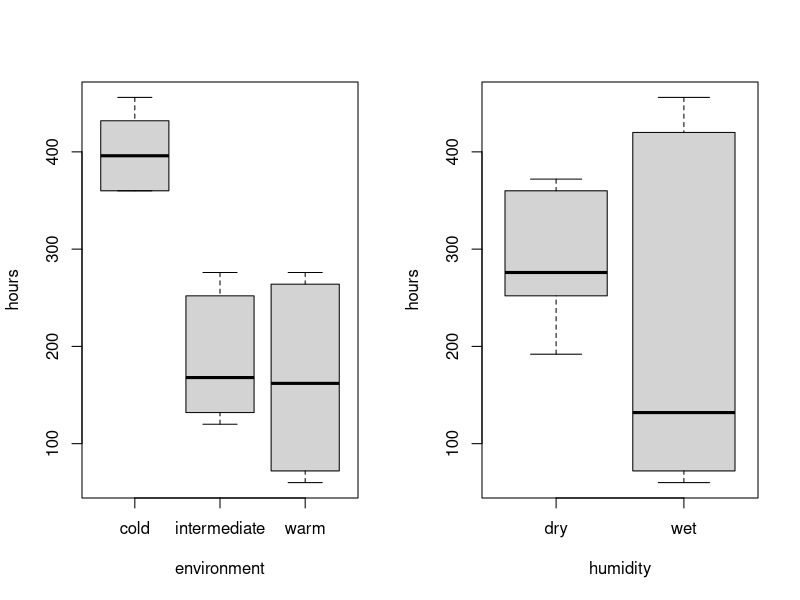
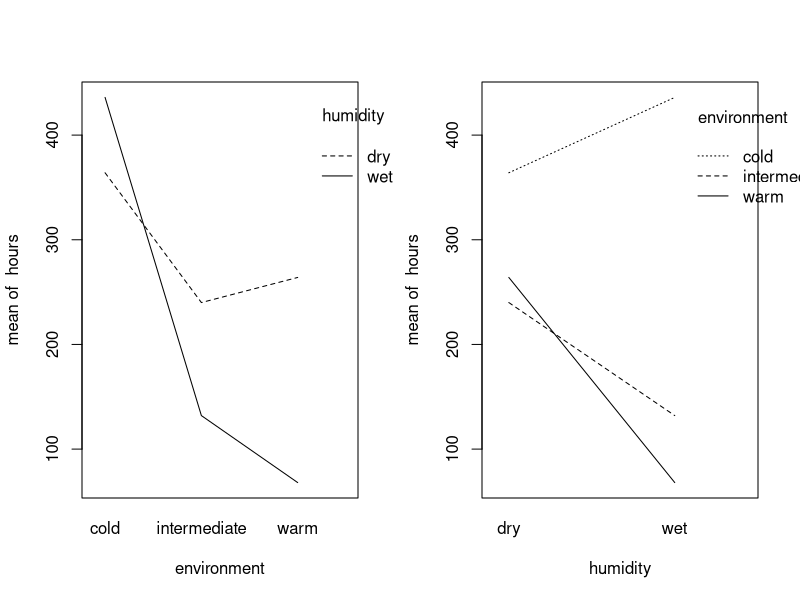
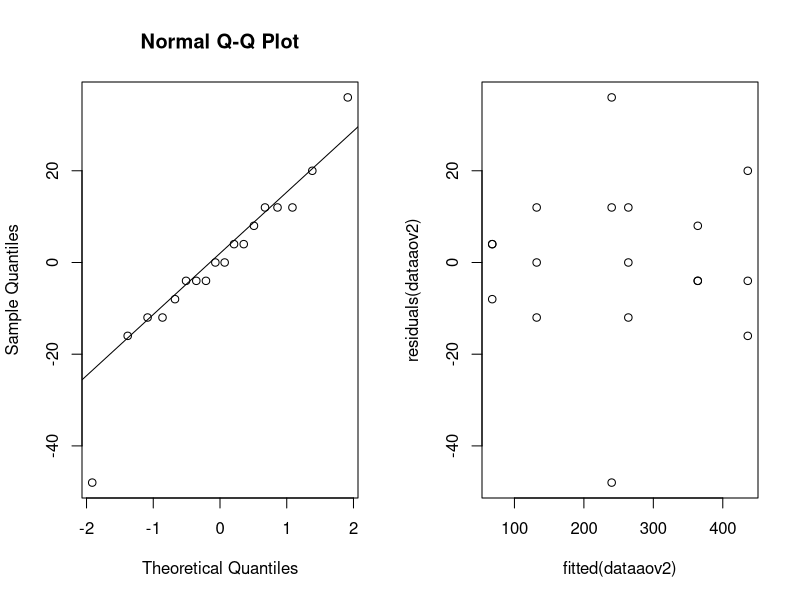
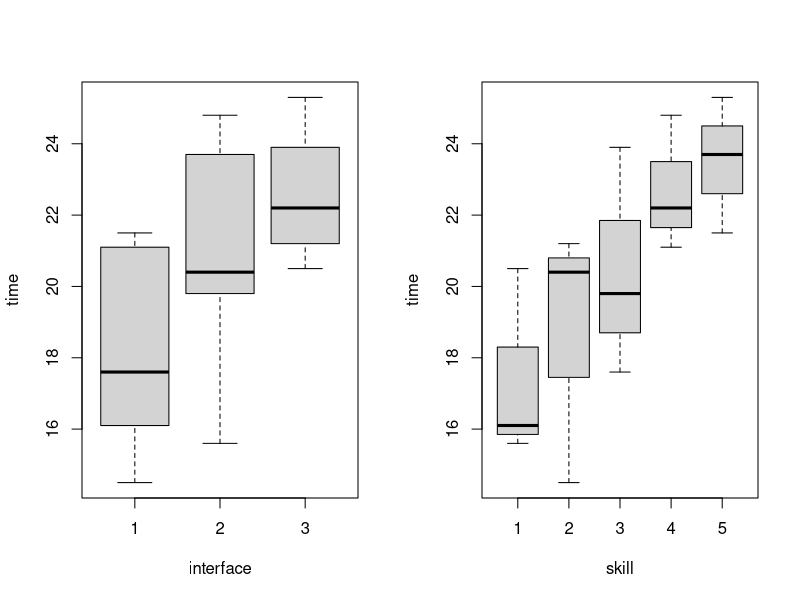
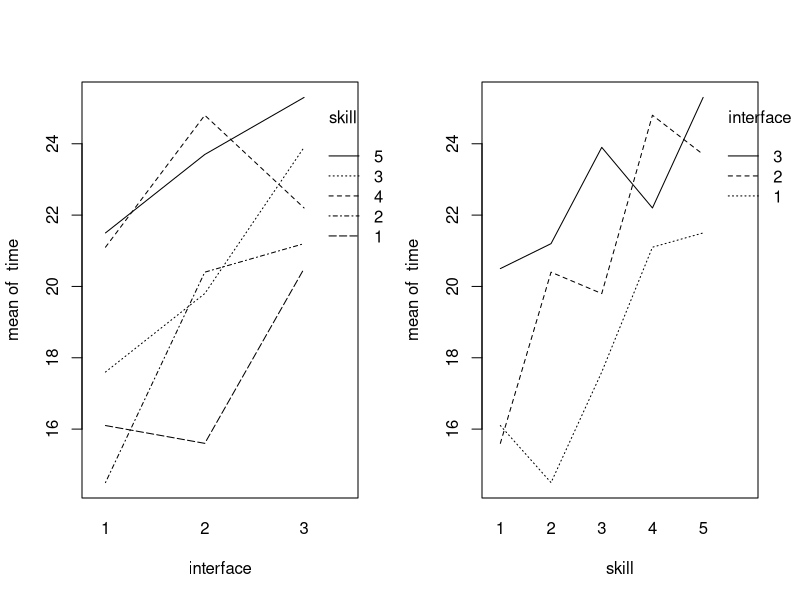
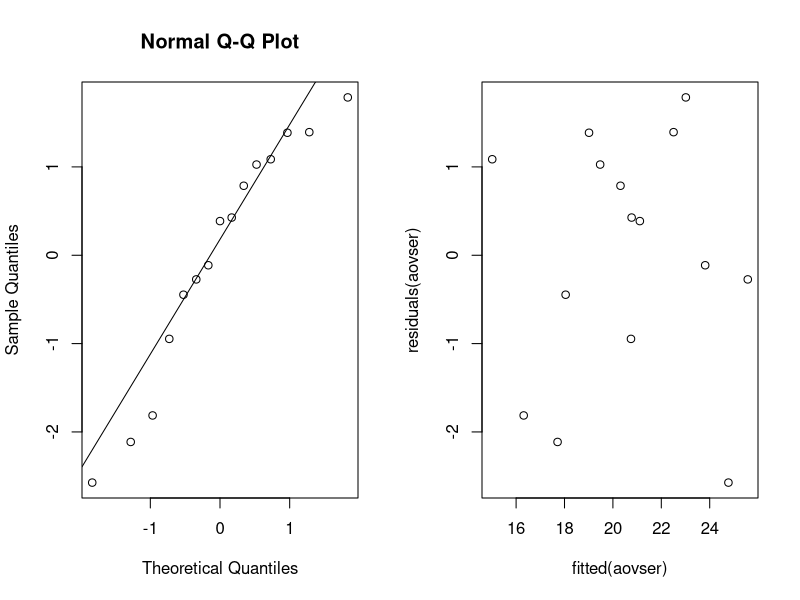
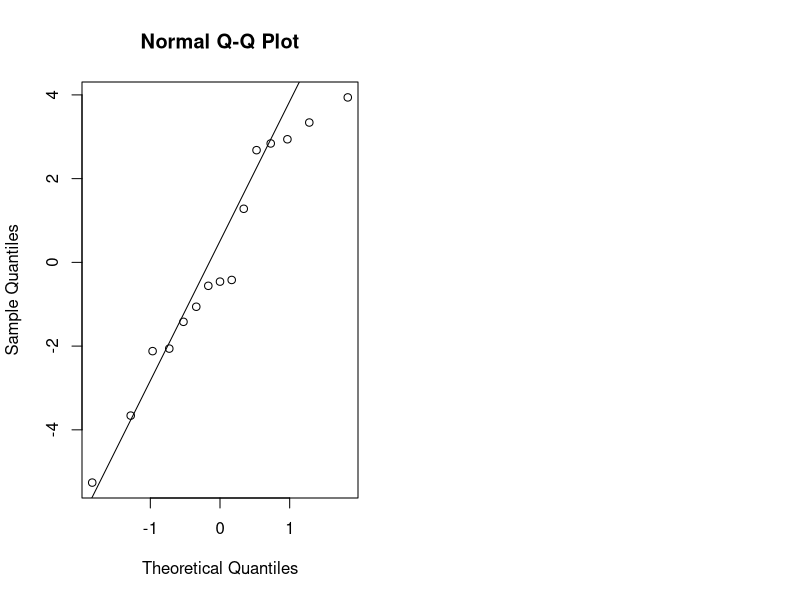
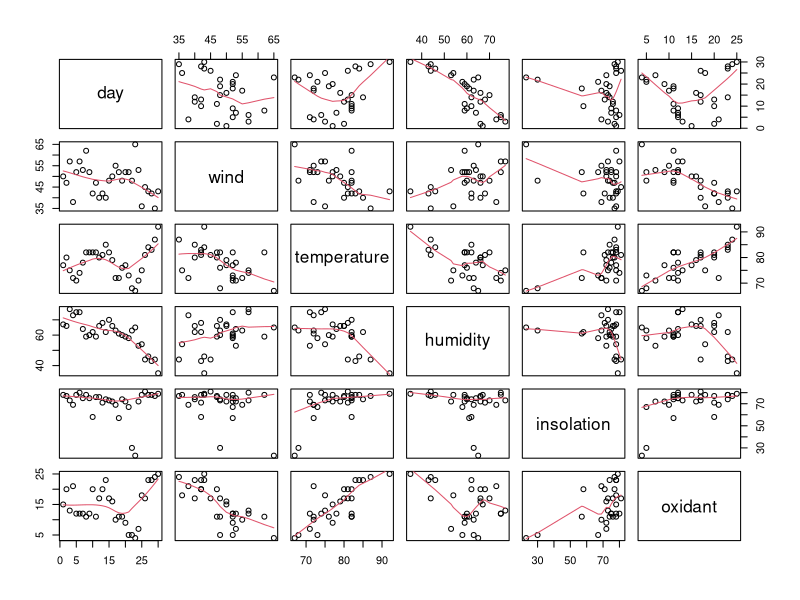

R code for these plots, in order:
## ---- chunk 1
library(knitr)
library(multcomp)
library(lme4)
## ---- chunk 2
data = read.table("bread.txt", header=TRUE)
data
## ---- chunk 3
N = 3; I = 3; J = 2
kable(rbind(rep(1:I,each=N*J),rep(1:J,N*I),sample(1:(N*I*J))))
## ---- chunk 4
par(mfrow=c(1,2))
boxplot(hours~environment,data=data)
boxplot(hours~humidity,data=data)
## ---- chunk 5
attach(data)
interaction.plot(environment,humidity,hours)
interaction.plot(humidity,environment,hours)
## ---- chunk 6
data$environment = as.factor(data$environment)
data$humidity = as.factor(data$humidity)
dataaov = lm(hours~environment*humidity, data=data)
anova(dataaov)
## ---- chunk 7
contrasts(data$environment)=contr.sum
contrasts(data$humidity)=contr.sum
dataaov2=lm(hours~environment*humidity,data=data)
summary(dataaov2)
## ---- chunk 8
confint(dataaov2)
## ---- chunk 9
qqnorm(residuals(dataaov2))
qqline(residuals(dataaov2))
## ---- chunk 10
plot(fitted(dataaov2),residuals(dataaov2))
## ---- chunk 11
search = read.table("search.txt", header = TRUE)
attach(search)
## ---- chunk 12
B = 5 # 5 user skill levels
I = 3 # 3 interface types

blocks = matrix(0, B, I)

for (i in 1:B) {
  blocks[i, ] = sample(((i - 1) * I + 1):(i * I))
}

kable(x = blocks, caption = "Randomization of students to interfaces")
## ---- chunk 13
par(mfrow = c(1, 2))

boxplot(time ~ interface)
boxplot(time ~ skill)

interaction.plot(interface, skill, time)
interaction.plot(skill, interface, time)
## ---- chunk 14
search$interface = as.factor(interface)
search$skill = as.factor(skill)
## ---- chunk 15
aovser = lm(time ~ interface + skill, data = search)
anova(aovser)
## ---- chunk 16
contrasts(search$interface) = contr.sum
contrasts(search$skill) = contr.sum
aovser2 = lm(time ~ interface + skill, data = search)
summary(aovser2)
estimate = 20.5467 + 2.1533 - (0.3133 - 2.3867)
estimate
## ---- chunk 17
par(mfrow = c(1, 2))
qqnorm(residuals(aovser))
qqline(residuals(aovser))
plot(fitted(aovser), residuals(aovser))
## ---- chunk 18
friedman.test(time, interface, skill)
## ---- chunk 19
aovinter = lm(time ~ interface, data = search)
anova(aovinter)
## ---- chunk 20
qqnorm(residuals(aovinter))
qqline(residuals(aovinter))
## ---- chunk 21
data = read.table("cream.txt", header=TRUE)
data$starter = factor(data$starter)
data$batch = factor(data$batch)
data$position = factor(data$position)
attach(data)
## ---- chunk 22
model1 = lm(acidity~starter+batch+position,data)
data.aov = anova(model1)
summary(data.aov)
## ---- chunk 23
model = lm(acidity~starter+batch+position, data=data)
startermult = glht(model,linfct=mcp(starter="Tukey"))
summary(startermult)
## ---- chunk 24
summary(model1)
## ---- chunk 25
confint(startermult, level=0.95)
## ---- chunk 26
cows = read.table("cow.txt", header = TRUE)
attach(cows)
## ---- chunk 27
cows$id = factor(cows$id)
cows$per = factor(cows$per)
cowaov = lm(milk ~ treatment + id + per, data = cows)
summary(cowaov)
## ---- chunk 28
cows$id = factor(id)
cows$per = factor(per)
cowslmer = lmer(milk ~ treatment + order + per + (1 | id),
                data = cows, REML = FALSE)
cowslmer1 = lmer(milk ~ order + per + (1 | id), data = cows, REML = FALSE)
anova(cowslmer1, cowslmer)
## ---- chunk 29
data = read.table("nauseatable.txt", header=TRUE)
attach(data)

chlorpromazine_no_nausea = data[1,1]
chlorpromazine_nausea = data[1,2]
pentobarbital_100mg_no_nausea = data[2,1]
pentobarbital_100mg_nausea = data[2,2]
pentobarbital_150mg_no_nausea = data[3,1]
pentobarbital_150mg_nausea = data[3,2]
## ---- chunk 30
nausea = c()
medicine = c()

for(i in 1:304){
  if(i <= 100){
    nausea[i] = 0
    medicine[i] = "chlorpromazine"
  }else if(i > 100 && i <= 152){
    nausea[i] = 1
    medicine[i] = "chlorpromazine"
  }else if(i > 152 && i <= 184){
    nausea[i] = 0
    medicine[i] = "pentobarbital 100mg"
  }else if(i > 184 && i <= 219){
    nausea[i] = 1
    medicine[i] = "pentobarbital 100mg"
  }else if(i > 219 && i <= 267){
    nausea[i]=0
    medicine[i] = "pentobarbital 150mg"
  }else if(i > 267 && i <= 304){
    nausea[i] = 1
    medicine[i] = "pentobarbital 150mg"
  }
}

nausea.frame = data.frame(nausea,medicine)
## ---- chunk 31
kable(xtabs(~medicine+nausea))
## ---- chunk 32
attach(nausea.frame)

B=1000
tstar=numeric(B)
for(i in 1:B){
  treatstar=sample(medicine)
  tstar[i] = chisq.test(xtabs(~treatstar+nausea))[[1]]
}

myt=chisq.test(xtabs(~medicine+nausea))[[1]]

pl=sum(tstar<myt)/B
pr=sum(tstar>myt)/B
pl
## ---- chunk 33
pl;chisq.test(xtabs(~nausea+medicine))[[3]]
## ---- chunk 34
data = read.table("airpollution.txt", header=TRUE)
## ---- chunk 35
pairs(data, panel=panel.smooth)
## ---- chunk 36
windlm=lm(oxidant~wind,data=data)
summary(windlm)
plot(oxidant~wind, data=data)
abline(windlm)
## ---- chunk 37
templm=lm(oxidant~temperature,data=data)
summary(templm)
plot(oxidant~temperature, data=data)
abline(templm)
## ---- chunk 38
humilm=lm(oxidant~humidity,data=data)
summary(humilm)
plot(oxidant~humidity, data=data)
abline(humilm)
## ---- chunk 39
insolm=lm(oxidant~insolation,data=data)
summary(insolm)
plot(oxidant~insolation, data=data)
abline(insolm)
## ---- chunk 40
windTemplm=lm(oxidant~wind+temperature,data=data)
summary(windTemplm)
## ---- chunk 41
windHumilm=lm(oxidant~wind+humidity,data=data)
summary(windHumilm)
## ---- chunk 42
windInsolm=lm(oxidant~wind+insolation,data=data)
summary(windInsolm)
## ---- chunk 43
windTempHumilm=lm(oxidant~wind+temperature+humidity,data=data)
summary(windTempHumilm)
## ---- chunk 44
windTempInslm=lm(oxidant~wind+temperature+insolation,data=data)
summary(windTempInslm)
## ---- chunk 45
allVarlm=lm(oxidant~wind+temperature+insolation+humidity,data=data)
summary(allVarlm)
## ---- chunk 46
windTempHumilm=lm(oxidant~wind+temperature+humidity,data=data)
summary(windTempHumilm)
## ---- chunk 47
windTemplm=lm(oxidant~wind+temperature,data=data)
summary(windTemplm)
## ---- chunk 48
qqnorm(residuals(windTemplm))
qqline(residuals(windTemplm))
## ---- chunk 49
expensescrime = read.csv(file = "expensescrime.txt", header = TRUE, sep = " ")
attach(expensescrime)
## ---- chunk 50
summary(lm(expend ~ bad, data = expensescrime))
summary(lm(expend ~ crime, data = expensescrime))
summary(lm(expend ~ lawyers, data = expensescrime))
summary(lm(expend ~ employ, data = expensescrime))
summary(lm(expend ~ pop, data = expensescrime))
## ---- chunk 51
summary(lm(expend ~ employ + bad, data = expensescrime))
summary(lm(expend ~ employ + crime, data = expensescrime))
summary(lm(expend ~ employ + lawyers, data = expensescrime))
summary(lm(expend ~ employ + pop, data = expensescrime))
## ---- chunk 52
summary(lm(expend ~ employ + lawyers + bad, data = expensescrime))
summary(lm(expend ~ employ + lawyers + crime, data = expensescrime))
summary(lm(expend ~ employ + lawyers + pop, data = expensescrime))
## ---- chunk 53
summary(lm(expend ~ employ + lawyers + bad + crime + pop, data = expensescrime))
## ---- chunk 54
summary(lm(expend ~ employ + lawyers + bad + pop, data = expensescrime))
## ---- chunk 55
summary(lm(expend ~ employ + lawyers + bad, data = expensescrime))
## ---- chunk 56
summary(lm(expend ~ employ + lawyers, data = expensescrime))
## ---- chunk 57
expendlm = lm(expend ~ employ + lawyers, data = expensescrime)
## ---- chunk 58
round(cooks.distance(expendlm), 2)
## ---- chunk 59
pairs(expensescrime[,c(2, 5, 6)], panel=panel.smooth)
## ---- chunk 60
kable(round(cor(expensescrime[,2:7]), 2))
## ---- chunk 61
par(mfrow = c(1, 2))
qqnorm(residuals(expendlm))
qqline(residuals(expendlm))
plot(fitted(expendlm), residuals(expendlm))
